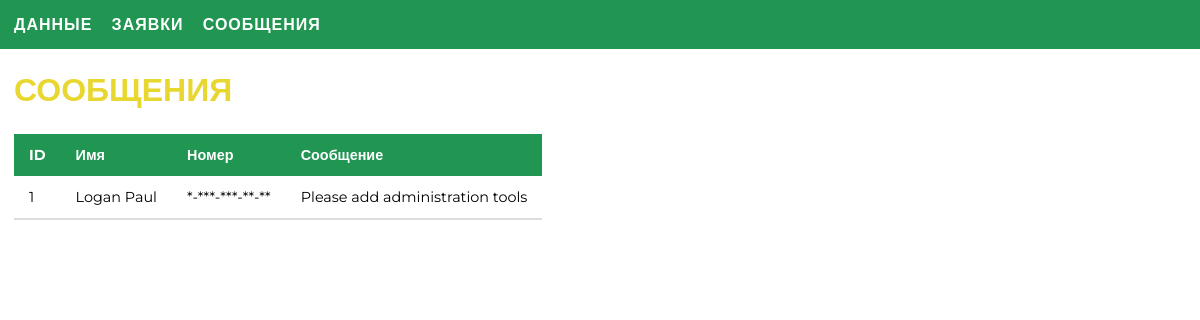
Page /admin/page_messages.php on the committed database.
### tables this page shows
CREATE TABLE `messages` (
  `id` int(11) NOT NULL,
  `id_number` int(11) NOT NULL,
  `message` text NOT NULL
);

CREATE TABLE `numbers` (
  `id` int(11) NOT NULL,
  `name` varchar(100) NOT NULL,
  `number` varchar(100) NOT NULL
);

### php/queries.php (called while the page is built, shortened)
<?php
$query = 'SELECT * FROM `messages`';
$result = mysqli_query($conn, $query);
$messages = mysqli_fetch_all($result, MYSQLI_ASSOC);

### admin/page_messages.php (the view, shortened to what this page needs)
<?php
require('../php/connect.php');
require('../php/queries.php');
?>
<?php include('../inc/head.php'); ?>
<link rel="stylesheet" type="text/css" href="../styles/style__admin.css">
</head>
<body>
    <?php include('inc/header.php') ?>
    <main>
        <div class="container">
            <div class="call">
                <div class="top caption">
                    <h1 class="caption__title">Сообщения</h1>
                </div>
                <div class="about__table table">
                    <div class="thead">
                        <div class="tr">
                            <span class="th">ID</span>
                            <span class="th">Имя</span>
                            <span class="th">Номер</span>
                            <span class="th">Сообщение</span>
                        </div>
                    </div>
                    <div class="tbody">
                        <?php foreach ($messages as $key => $message) : ?>
                            <?php
                            $id = $message['id_number'];
                            $query = "SELECT * FROM `numbers` WHERE `id` = '$id'";
                            $result = mysqli_query($conn, $query);
                            $number = mysqli_fetch_all($result, MYSQLI_ASSOC)[0];
                            ?>
                            <div class="tr">
                                <span class="td"><?php echo $message['id'] ?></span>
                                <span class="td"><?php echo $number['name'] ?></span>
                                <span class="td"><?php echo $number['number'] ?></span>
                                <span class="td"><?php echo $message['message'] ?></span>
                            </div>
                        <?php endforeach ?>
                    </div>
                </div>
            </div>
        </div>
    </main>
</body>
</html>

### styles/style__admin.css (style rules this page uses)
body { margin: 0; font-family: 'Montserrat', sans-serif; }
* { box-sizing: border-box; }
.container { width: 1172px; margin: 0 auto; }
.caption__title { font-size: 2em; text-transform: uppercase; color: #E9D731; }
.table { border-collapse: collapse; margin: 25px 0; font-size: 0.9em; }
div.table { display: table; }
div.thead { display: table-header-group; }
div.tbody { display: table-row-group; }
form.tr, div.tr { display:table-row; }
span.td, span.th { display:table-cell; }
.table span.td, .table span.th { padding: 12px 15px; }
.table div.thead div.tr { background-color: #219653; color: white; text-align: left; font-weight: bold; }
.table div.tbody .tr { border-bottom: 2px solid #dddddd; }

### rows in the picture
messages: id "1", id_number.name "Logan Paul", id_number.number "*-***-***-**-**", message "Please add administration tools"
